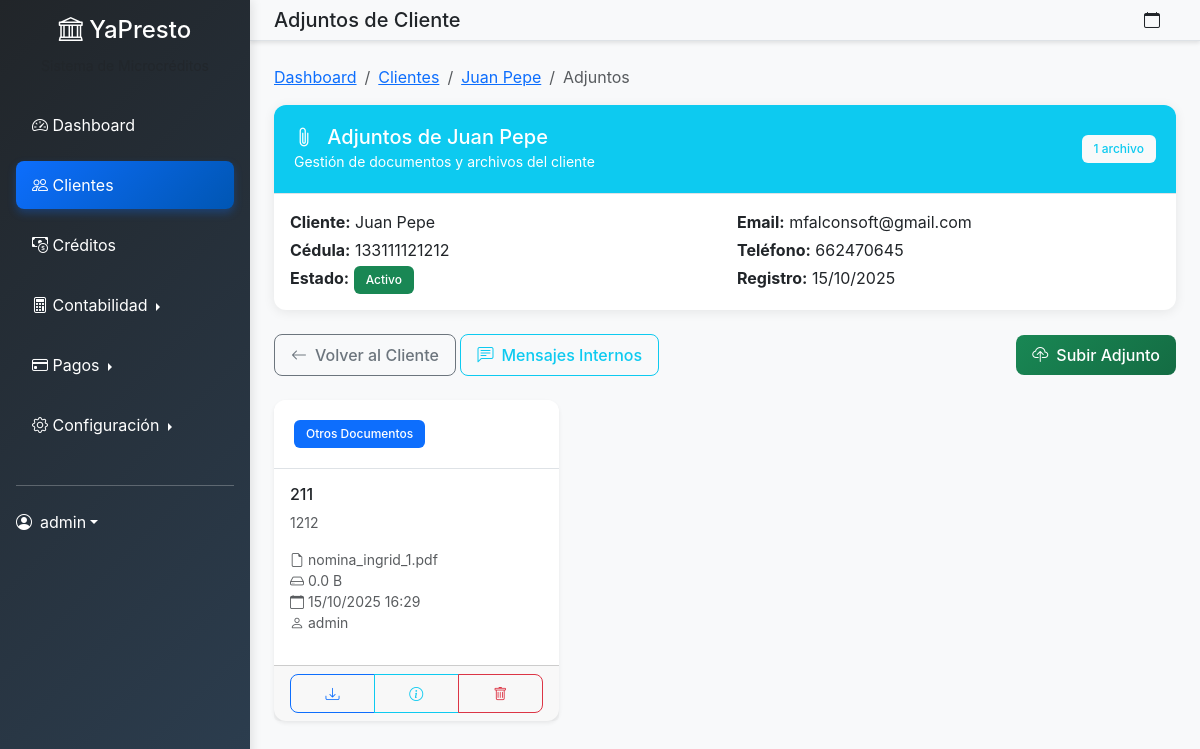
The app's page /clientes/1/adjuntos/ (signed in) with its own data.
### microcreditos/models.py (models this page shows, shortened)
class Cliente(models.Model):
    ESTADO_CHOICES = [
        ('activo', 'Activo'),
        ('inactivo', 'Inactivo'),
        ('moroso', 'Moroso'),
    ]
    usuario = models.OneToOneField(User, on_delete=models.CASCADE, null=True, blank=True)
    nombre = models.CharField(max_length=100)
    apellido = models.CharField(max_length=100)
    cedula = models.CharField(max_length=20, unique=True)
    telefono = models.CharField(max_length=15)
    email = models.EmailField()
    direccion = models.TextField()
    fecha_nacimiento = models.DateField()
    estado = models.CharField(max_length=10, choices=ESTADO_CHOICES, default='activo')
    score_crediticio = models.IntegerField(default=500)
    fecha_registro = models.DateTimeField(default=timezone.now)
    avatar = models.ImageField(upload_to='avatars/', null=True, blank=True)
    @property
    def nombre_completo(self):
        return f"{self.nombre} {self.apellido}"
    class Meta:
        verbose_name_plural = "Clientes"

class ClienteAdjunto(models.Model):
    TIPO_CHOICES = [
        ('cedula', 'Cédula de Identidad'),
        ('comprobante_ingresos', 'Comprobante de Ingresos'),
        ('referencias_comerciales', 'Referencias Comerciales'),
        ('referencias_personales', 'Referencias Personales'),
        ('contrato', 'Contrato'),
        ('garantia', 'Garantía'),
        ('otros', 'Otros Documentos'),
    ]
    cliente = models.ForeignKey(Cliente, on_delete=models.CASCADE, related_name='adjuntos')
    titulo = models.CharField(max_length=200)
    tipo = models.CharField(max_length=30, choices=TIPO_CHOICES, default='otros')
    archivo = models.FileField(upload_to='clientes/adjuntos/%Y/%m/%d/')
    descripcion = models.TextField(blank=True)
    fecha_subida = models.DateTimeField(default=timezone.now)
    subido_por = models.ForeignKey(User, on_delete=models.CASCADE)
    es_confidencial = models.BooleanField(default=False)
    @property
    def nombre_archivo(self):
        return os.path.basename(self.archivo.name)
    @property
    def tamaño_archivo(self):
        if self.archivo:
            try:
                return self.archivo.size
            except:
                return 0
        return 0
    @property
    def tamaño_legible(self):
        size = self.tamaño_archivo
        for unit in ['B', 'KB', 'MB', 'GB']:
            if size < 1024.0:
                return f"{size:.1f} {unit}"
            size /= 1024.0
        return f"{size:.1f} TB"
    class Meta:
        verbose_name_plural = "Adjuntos de Clientes"
        ordering = ['-fecha_subida']

### microcreditos/views.py (the view)
# urls.py: path('clientes/<int:cliente_id>/adjuntos/', views.cliente_adjuntos, name='cliente_adjuntos'),
@login_required
def cliente_adjuntos(request, cliente_id):
    cliente = get_object_or_404(Cliente, pk=cliente_id)
    adjuntos = ClienteAdjunto.objects.filter(cliente=cliente).order_by('-fecha_subida')
    context = {
        'cliente': cliente,
        'adjuntos': adjuntos,
        'titulo': f'Adjuntos de {cliente.nombre_completo}',
    }
    return render(request, 'microcreditos/cliente_adjuntos.html', context)

### accounts/models.py (called while the page is built)
    def es_administrador(self):
        return self.rol == 'administrador'

### templates/microcreditos/cliente_adjuntos.html (shortened to what this page needs)
{% extends 'dashboard_base.html' %}
{% load static %}
{% block page_title %}Adjuntos de Cliente{% endblock %}
{% block dashboard_content %}
<div class="row">
    <div class="col-12">
        <nav aria-label="breadcrumb" class="mb-3">
            <ol class="breadcrumb">
                <li class="breadcrumb-item"><a href="{% url 'microcreditos:dashboard' %}">Dashboard</a></li>
                <li class="breadcrumb-item"><a href="{% url 'microcreditos:lista_clientes' %}">Clientes</a></li>
                <li class="breadcrumb-item"><a href="{% url 'microcreditos:detalle_cliente' cliente.id %}">{{ cliente.nombre_completo }}</a></li>
                <li class="breadcrumb-item active">Adjuntos</li>
            </ol>
        </nav>
        <div class="card border-info mb-4">
            <div class="card-header bg-info text-white">
                <div class="row align-items-center">
                    <div class="col">
                        <h5 class="mb-0">
                            <i class="bi bi-paperclip me-2"></i>
                            Adjuntos de {{ cliente.nombre_completo }}
                        </h5>
                        <small>Gestión de documentos y archivos del cliente</small>
                    </div>
                    <div class="col-auto">
                        <span class="badge bg-light text-info">{{ adjuntos|length }} archivo{{ adjuntos|length|pluralize:"s" }}</span>
                    </div>
                </div>
            </div>
            <div class="card-body">
                <div class="row">
                    <div class="col-md-6">
                        <p class="mb-1"><strong>Cliente:</strong> {{ cliente.nombre_completo }}</p>
                        <p class="mb-1"><strong>Cédula:</strong> {{ cliente.cedula }}</p>
                        <p class="mb-0"><strong>Estado:</strong>
                            <span class="badge bg-{% if cliente.estado == 'activo' %}success{% elif cliente.estado == 'moroso' %}danger{% else %}secondary{% endif %}">
                                {{ cliente.get_estado_display }}
                            </span>
                        </p>
                    </div>
                    <div class="col-md-6">
                        <p class="mb-1"><strong>Email:</strong> {{ cliente.email }}</p>
                        <p class="mb-1"><strong>Teléfono:</strong> {{ cliente.telefono }}</p>
                        <p class="mb-0"><strong>Registro:</strong> {{ cliente.fecha_registro|date:"d/m/Y" }}</p>
                    </div>
                </div>
            </div>
        </div>
        <div class="d-flex justify-content-between align-items-center mb-4">
            <div>
                <a href="{% url 'microcreditos:detalle_cliente' cliente.id %}" class="btn btn-outline-secondary">
                    <i class="bi bi-arrow-left me-2"></i>Volver al Cliente
                </a>
                <a href="{% url 'microcreditos:cliente_mensajes_internos' cliente.id %}" class="btn btn-outline-info">
                    <i class="bi bi-chat-left-text me-2"></i>Mensajes Internos
                </a>
            </div>
            <a href="{% url 'microcreditos:subir_adjunto_cliente' cliente.id %}" class="btn btn-success">
                <i class="bi bi-cloud-upload me-2"></i>Subir Adjunto
            </a>
        </div>
        {% if adjuntos %}
            <div class="row">
                {% for adjunto in adjuntos %}
                <div class="col-md-6 col-lg-4 mb-4">
                    <div class="card h-100 shadow-sm">
                        <div class="card-header d-flex justify-content-between align-items-center">
                            <span class="badge bg-primary">{{ adjunto.get_tipo_display }}</span>
                        </div>
                        <div class="card-body">
                            <h6 class="card-title">{{ adjunto.titulo }}</h6>
                            <p class="card-text text-muted small">
                                {% if adjunto.descripcion %}
                                    {{ adjunto.descripcion|truncatewords:15 }}
                                {% else %}
                                    Sin descripción
                                {% endif %}
                            </p>
                            <div class="small text-muted mb-3">
                                <div><i class="bi bi-file-earmark me-1"></i>{{ adjunto.nombre_archivo }}</div>
                                <div><i class="bi bi-hdd me-1"></i>{{ adjunto.tamaño_legible }}</div>
                                <div><i class="bi bi-calendar me-1"></i>{{ adjunto.fecha_subida|date:"d/m/Y H:i" }}</div>
                                <div><i class="bi bi-person me-1"></i>{{ adjunto.subido_por.get_full_name|default:adjunto.subido_por.username }}</div>
                            </div>
                        </div>
                        <div class="card-footer">
                            <div class="btn-group w-100" role="group">
                                <a href="{% url 'microcreditos:descargar_adjunto_cliente' adjunto.id %}"
                                   class="btn btn-outline-primary btn-sm">
                                    <i class="bi bi-download"></i>
                                </a>
                                <button type="button" class="btn btn-outline-info btn-sm"
                                        data-bs-toggle="modal" data-bs-target="#infoModal{{ adjunto.id }}">
                                    <i class="bi bi-info-circle"></i>
                                </button>
                                <a href="{% url 'microcreditos:eliminar_adjunto_cliente' adjunto.id %}"
                                   class="btn btn-outline-danger btn-sm"
                                   onclick="return confirm('¿Estás seguro de eliminar este adjunto?')">
                                    <i class="bi bi-trash"></i>
                                </a>
                            </div>
                        </div>
                    </div>
                </div>
                {% endfor %}
            </div>
        {% endif %}
    </div>
</div>
{% endblock %}

### templates/dashboard_base.html (shortened to what this page needs)
{% extends 'base.html' %}
{% load static %}
{% block content %}
<div class="d-flex dashboard-layout">
    <nav class="sidebar bg-dark text-white p-3" style="width: 250px; min-height: 100vh;">
        <div class="text-center mb-4">
            <h4><i class="bi bi-bank"></i> YaPresto</h4>
            <small class="text-muted">Sistema de Microcréditos</small>
        </div>
        <ul class="nav nav-pills flex-column">
            <li class="nav-item mb-2">
                <a href="{% url 'microcreditos:dashboard' %}" class="nav-link text-white {% if request.resolver_match.url_name == 'dashboard' %}active{% endif %}">
                    <i class="bi bi-speedometer2"></i> Dashboard
                </a>
            </li>
            <li class="nav-item mb-2">
                <a href="{% url 'microcreditos:lista_clientes' %}" class="nav-link text-white {% if 'cliente' in request.resolver_match.url_name %}active{% endif %}">
                    <i class="bi bi-people"></i> Clientes
                </a>
            </li>
            <li class="nav-item mb-2">
                <a href="{% url 'microcreditos:lista_prestamos' %}" class="nav-link text-white {% if 'prestamo' in request.resolver_match.url_name %}active{% endif %}">
                    <i class="bi bi-cash-coin"></i> Créditos
                </a>
            </li>
            <li class="nav-item mb-2">
                <div class="dropdown dropend">
                    <a href="#" class="nav-link text-white dropdown-toggle {% if 'contabilidad' in request.resolver_match.url_name or 'diario' in request.resolver_match.url_name %}active{% endif %}"
                       data-bs-toggle="dropdown" aria-expanded="false">
                        <i class="bi bi-calculator"></i> Contabilidad
                    </a>
                </div>
            </li>
            <li class="nav-item mb-2">
                <div class="dropdown dropend">
                    <a href="#" class="nav-link text-white dropdown-toggle {% if 'pago' in request.resolver_match.url_name %}active{% endif %}"
                       data-bs-toggle="dropdown" aria-expanded="false">
                        <i class="bi bi-credit-card"></i> Pagos
                    </a>
                </div>
            </li>
            {% if user.perfil.es_administrador %}
            <li class="nav-item mb-2">
                <div class="dropdown dropend">
                    <a href="#" class="nav-link text-white dropdown-toggle {% if 'configuracion' in request.resolver_match.url_name %}active{% endif %}"
                       data-bs-toggle="dropdown" aria-expanded="false">
                        <i class="bi bi-gear"></i> Configuración
                    </a>
                </div>
            </li>
            {% endif %}
        </ul>
        <hr class="my-4">
        <div class="dropdown">
            <a href="#" class="d-flex align-items-center text-white text-decoration-none dropdown-toggle" data-bs-toggle="dropdown">
                <i class="bi bi-person-circle me-2"></i>
                {{ user.username }}
            </a>
        </div>
    </nav>
    <main class="flex-grow-1">
        <nav class="navbar navbar-light bg-light border-bottom px-4">
            <div class="d-flex align-items-center">
                <h5 class="mb-0">{% block page_title %}Dashboard{% endblock %}</h5>
            </div>
            <div class="d-flex align-items-center">
                <span class="me-3">
                    <i class="bi bi-calendar"></i> {{ "now"|date:"d/m/Y H:i" }}
                </span>
            </div>
        </nav>
        <div class="p-4">
            {% block dashboard_content %}{% endblock %}
        </div>
    </main>
</div>
{% endblock %}

### static/css/style.css (style rules this page uses)
:root { --primary-color: #0d6efd; --secondary-color: #6c757d; --success-color: #198754; --warning-color: #ffc107; --danger-color: #dc3545; --info-color: #0dcaf0; --light-color: #f8f9fa; --dark-color: #212529; --sidebar-bg: #343a40; --border-color: #dee2e6; }
* { box-sizing: border-box; }
html, body { margin: 0; padding: 0; width: 100%; overflow-x: hidden; }
body { font-family: 'Inter', -apple-system, BlinkMacSystemFont, 'Segoe UI', sans-serif; background-color: #f8f9fa; }
.sidebar { background: linear-gradient(135deg, var(--dark-color) 0%, #2c3e50 100%); box-shadow: 2px 0 10px rgba(0,0,0,0.1); min-height: 100vh; position: fixed; z-index: 1000; }
.sidebar .nav-link { color: rgba(255,255,255,0.8); padding: 12px 16px; border-radius: 8px; margin-bottom: 4px; transition: all 0.3s ease; }
.sidebar .nav-link.active { background: linear-gradient(135deg, var(--primary-color) 0%, #0056b3 100%); color: white; box-shadow: 0 4px 8px rgba(13, 110, 253, 0.3); }
.dashboard-layout main { margin-left: 250px; }
.navbar { box-shadow: 0 2px 4px rgba(0,0,0,0.1); }
.card { border: none; border-radius: 12px; box-shadow: 0 2px 12px rgba(0,0,0,0.08); transition: all 0.3s ease; }
.card-header { background: white; border-bottom: 1px solid var(--border-color); border-radius: 12px 12px 0 0 !important; padding: 1.25rem; }
.btn { border-radius: 8px; font-weight: 500; padding: 0.5rem 1rem; transition: all 0.3s ease; }
.btn-success { background: linear-gradient(135deg, var(--success-color) 0%, #146c43 100%); border: none; }
.badge { font-weight: 500; padding: 0.5rem 0.75rem; border-radius: 6px; }

### records on screen
Cliente: nombre_completo "Juan Pepe", cedula "133111121212", estado "Activo", email "mfalconsoft@gmail.com", telefono "662470645", fecha_registro "15/10/2025"
ClienteAdjunto: tipo "Otros Documentos", titulo "211", descripcion "1212", nombre_archivo "nomina_ingrid_1.pdf", tamaño_legible "0.0 B", fecha_subida "15/10/2025 16:29", subido_por.get_full_name "admin"

### other values on screen
{{ user.username }} "admin"
{{ adjuntos|length }} "1"
